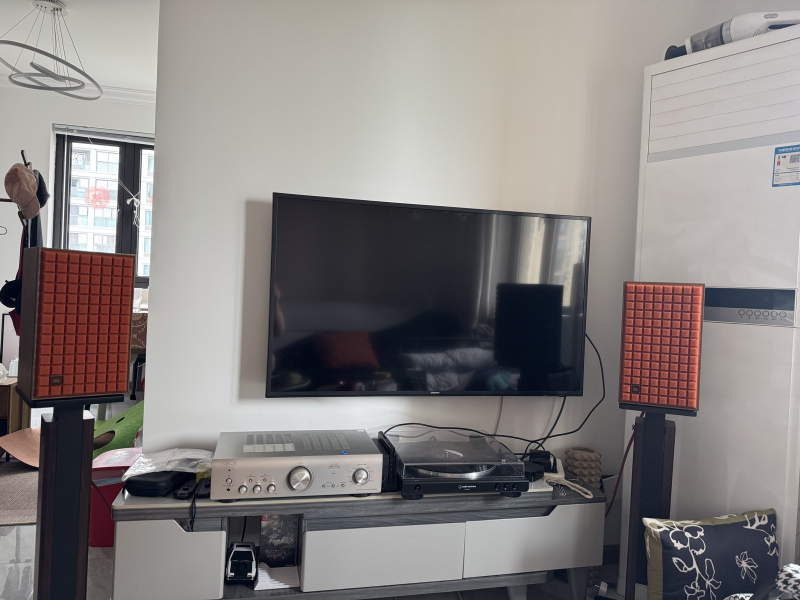
#> input picture data/generated/query-images/living-room-query.jpg, 1600 x 1200 px (shown at 1/2 size)
$ python -i build-household-yolox-dataset.py   (imports and definitions only)
#> lines starting #> are read from the running program, lines starting #| are printed output that depends on the picture; after the words box and inside, x2 and y2 are one past the last pixel; in counts of white or black regions, pixels touching at a corner belong together
#> further down, picture is the input picture: shape (1200, 1600, 3); mean B, G, R 128.2, 129.2, 134.1
#!/usr/bin/env python3
import argparse
import hashlib
import json
import os
import shutil
from pathlib import Path

import cv2
import numpy as np


ROOT = Path(__file__).resolve().parents[1]
DEFAULT_OUTPUT = Path("/tmp/home-memory-yolox-household-dataset/COCO")


# [7 lines left out: function read_json, not called in this run]


def resolve_path(value):
    path = Path(value or "")
    return path if path.is_absolute() else ROOT / path


def stable_split(key, val_ratio):
    digest = hashlib.sha1(str(key).encode("utf-8")).hexdigest()
    return "val" if int(digest[:8], 16) / 0xFFFFFFFF < val_ratio else "train"


# [27 lines left out: functions image_size, clamp_box, pct_box_to_abs, not called in this run]


def inferred_foreground_box(image):
    if image is None:
        return None
    if image.ndim == 3 and image.shape[2] == 4:
        alpha = image[:, :, 3]
        ys, xs = np.where(alpha > 12)
        if xs.size and ys.size:
            return [int(xs.min()), int(ys.min()), int(xs.max() - xs.min() + 1), int(ys.max() - ys.min() + 1)]
        image = image[:, :, :3]
    if image.ndim == 2:
        bgr = cv2.cvtColor(image, cv2.COLOR_GRAY2BGR)
    else:
        bgr = image[:, :, :3]
    height, width = bgr.shape[:2]
#> height = 1200; width = 1600
    border = np.concatenate([
        bgr[: max(2, height // 30), :, :].reshape(-1, 3),
        bgr[-max(2, height // 30):, :, :].reshape(-1, 3),
        bgr[:, : max(2, width // 30), :].reshape(-1, 3),
        bgr[:, -max(2, width // 30):, :].reshape(-1, 3),
    ], axis=0)
    bg = np.median(border.astype(np.float32), axis=0)
#> bg = [159, 165, 168]
    diff = np.linalg.norm(bgr.astype(np.float32) - bg, axis=2)
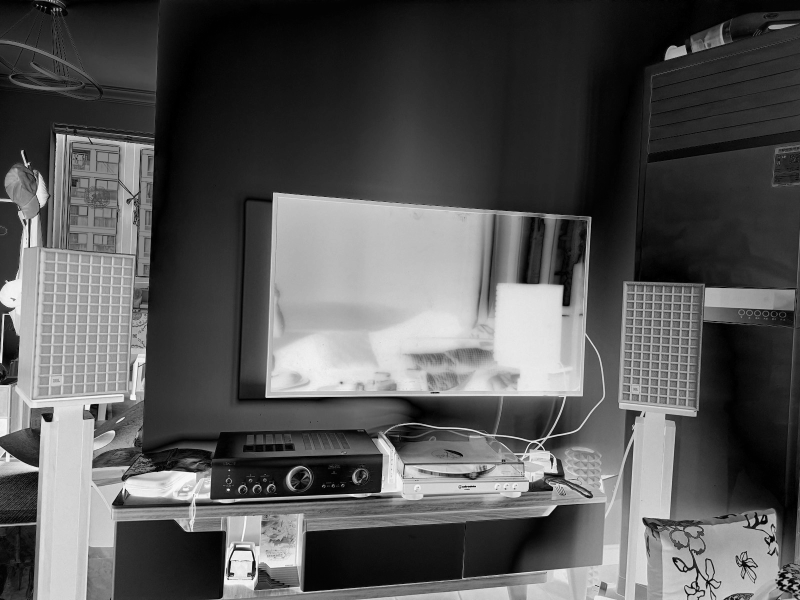
#> diff: shape (1200, 1600) float32 (shown at 1/2 size); min 1, max 284.1, mean 97.1; drawn with min black and max white
    threshold = max(18.0, float(np.percentile(diff, 82)))
#> threshold = 202.9
    mask = (diff > threshold).astype(np.uint8) * 255
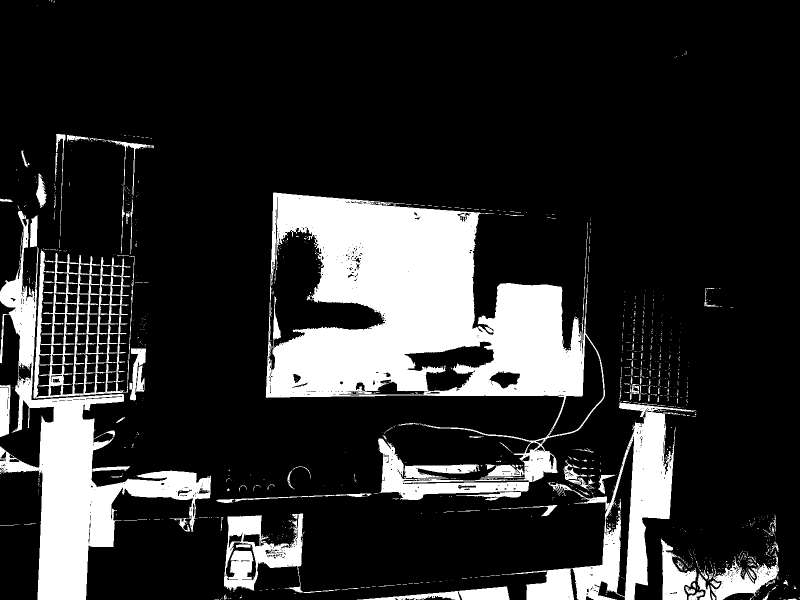
#> mask: shape (1200, 1600) (shown at 1/2 size); 18% white; 1181 white regions (1063 under 20 px), largest, box (x1, y1, x2, y2) and area: (531, 385, 1210, 1001) 179634, (0, 422, 422, 1200) 68693, (1012, 805, 1392, 1200) 35284
    kernel = np.ones((5, 5), np.uint8)
    mask = cv2.morphologyEx(mask, cv2.MORPH_CLOSE, kernel, iterations=2)
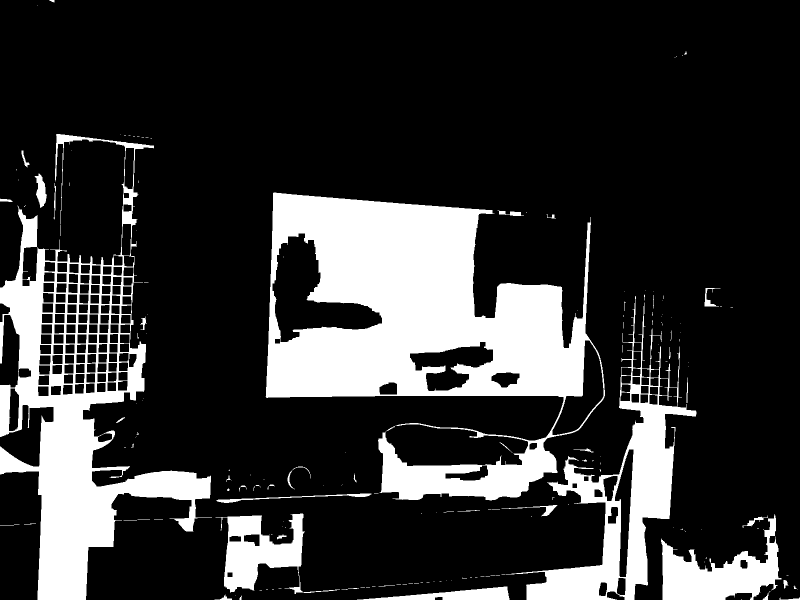
#> mask: shape (1200, 1600) (shown at 1/2 size); 20.3% white; 176 white regions (128 under 20 px), largest, box (x1, y1, x2, y2) and area: (531, 385, 1210, 1001) 197293, (0, 268, 424, 1200) 102776, (1012, 592, 1393, 1200) 46291
    mask = cv2.morphologyEx(mask, cv2.MORPH_OPEN, kernel, iterations=1)
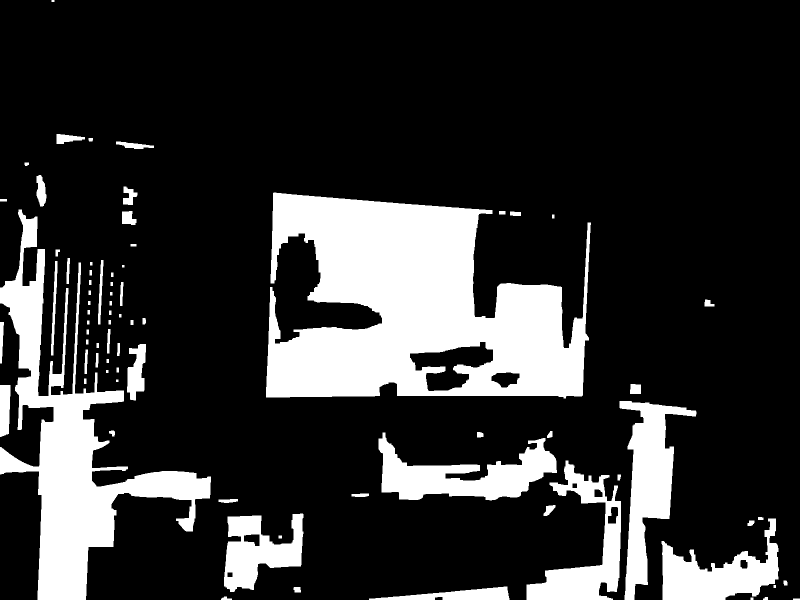
#> mask: shape (1200, 1600) (shown at 1/2 size); 19.3% white; 77 white regions
    contours, _ = cv2.findContours(mask, cv2.RETR_EXTERNAL, cv2.CHAIN_APPROX_SIMPLE)
#> contours = 77 contours, 3 with area under 20; largest, box (x1, y1, x2, y2) and area: (532, 385, 1182, 797) 180054, (0, 419, 422, 1200) 79140, (1239, 802, 1393, 1200) 23083, (757, 865, 1114, 1001) 21768, (1053, 921, 1242, 1200) 18319
    if not contours:
        inset_x = width * 0.04
        inset_y = height * 0.04
        return [inset_x, inset_y, width - inset_x * 2, height - inset_y * 2]
    boxes = [cv2.boundingRect(c) for c in contours if cv2.contourArea(c) > width * height * 0.002]
#> boxes = [(1323, 1037, 235, 163), (448, 1027, 159, 157), (1053, 921, 189, 279), (757, 865, 357, 136), (1239, 802, 154, 398), (0, 419, 422, 781), (532, 385, 650, 412)]
    if not boxes:
        inset_x = width * 0.04
        inset_y = height * 0.04
        return [inset_x, inset_y, width - inset_x * 2, height - inset_y * 2]
    x1 = min(x for x, y, w, h in boxes)
#> x1 = 0
    y1 = min(y for x, y, w, h in boxes)
#> y1 = 385
    x2 = max(x + w for x, y, w, h in boxes)
#> x2 = 1558
    y2 = max(y + h for x, y, w, h in boxes)
#> y2 = 1200
    pad_x = width * 0.015
#> pad_x = 24
    pad_y = height * 0.015
#> pad_y = 18
    return [x1 - pad_x, y1 - pad_y, (x2 - x1) + pad_x * 2, (y2 - y1) + pad_y * 2]


# [209 lines left out: functions add_record, collect_manifest_boxes, collect_real_boxes, collect_reviewed_detection_boxes, collect_living_room_boxes, copy_or_link and 2 more, not called in this run]


# [2 lines not run here, left out]

>>> import cv2
>>> picture = cv2.imread('../data/generated/query-images/living-room-query.jpg')
>>> result = inferred_foreground_box(picture)
#> result = [-24, 367, 1606, 851]
